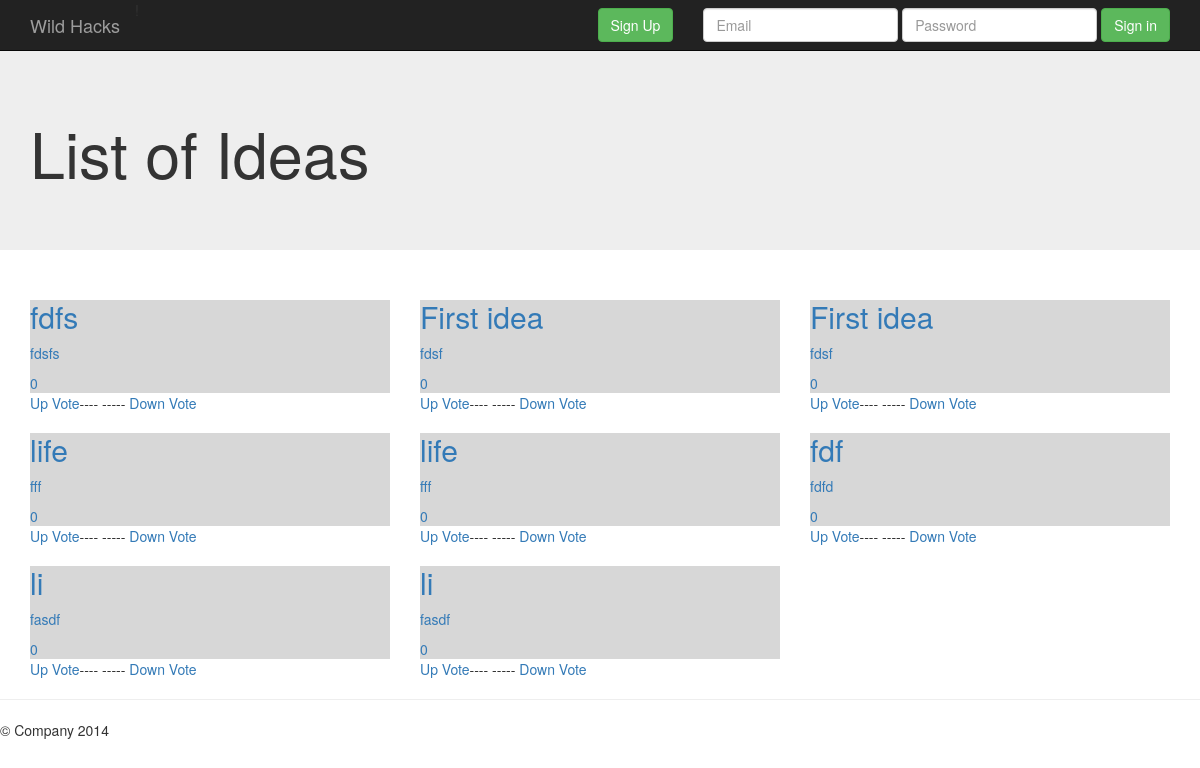
The page /ideas/idea_list/ on the database its author committed.
### ideas/models.py (models this page shows, shortened)
class Idea (models.Model):
    long_discription = models.TextField(blank=False, max_length=1000)
    title = models.CharField(blank=False, max_length=100)
    short_discription = models.TextField(blank=False, max_length=140)
    likes = models.IntegerField(default = 0)
    pub_date = models.DateTimeField(auto_now_add=True, auto_now=False, editable=False)
    creator = models.ForeignKey('users.User', null=True)
    def get_absolute_url(self):
        return reverse('ideas:detail', kwargs={'pk': self.pk})

### ideas/views.py (the view)
class IdeaListView(ListView):
    model = Idea
    template_name = "ideas/list.html"

### templates/ideas/list.html (shortened to what this page needs)
{% extends 'wild_hacks/base.html' %}
{% block static_files %}
    {% load static %}
    <link href="{% static 'css/ideas_list.css' %}" rel="stylesheet">
{% endblock %}
{% block title %}
List of Ideas
{% endblock %}
{% block content %}
    <div class="row">
    {% for idea in object_list %}
        <a href="{{ idea.get_absolute_url }}">
        <div class="col-md-4">
            <div class="idea">
            <h2>{{ idea.title }}</h2>
            <p>
                {{ idea.short_discription }}
            </p>
            {{ idea.likes }}
        </div>
        </a>
        <a href="{% url 'ideas:like' idea.pk %}"> Up Vote</a>----
        -----<a href="{% url 'ideas:dislike' idea.pk %}"> Down Vote</a>
    </div>
    {% endfor %}
{% endblock %}

### static/css/jumbotron.css (style rules this page uses)
body { padding-top: 50px; padding-bottom: 20px; }

### static/css/ideas_list.css (style rules this page uses)
.idea { background-color: rgb(215, 215, 215); }
a { text-decoration: none; }

### rows shown on the page
Idea: title "fdfs", short_discription "fdsfs", likes "0"
Idea: title "First idea", short_discription "fdsf", likes "0"
Idea: title "First idea", short_discription "fdsf", likes "0"
Idea: title "life", short_discription "fff", likes "0"
Idea: title "life", short_discription "fff", likes "0"
Idea: title "fdf", short_discription "fdfd", likes "0"
Idea: title "li", short_discription "fasdf", likes "0"
Idea: title "li", short_discription "fasdf", likes "0"
